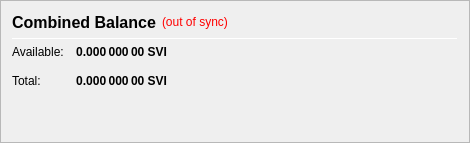
                   <widget class="QFrame" name="frame_CombinedBalances">
                    <property name="minimumSize">
                     <size>
                      <width>470</width>
                      <height>0</height>
                     </size>
                    </property>
                    <property name="frameShape">
                     <enum>QFrame::StyledPanel</enum>
                    </property>
                    <property name="frameShadow">
                     <enum>QFrame::Raised</enum>
                    </property>
                    <layout class="QVBoxLayout" name="verticalLayout_5">
                     <item>
                      <layout class="QHBoxLayout" name="horizontalLayout_5" stretch="0,0,0">
                       <item>
                        <widget class="QLabel" name="label_5z">
                         <property name="minimumSize">
                          <size>
                           <width>0</width>
                           <height>20</height>
                          </size>
                         </property>
                         <property name="font">
                          <font>
                           <pointsize>12</pointsize>
                           <weight>75</weight>
                           <bold>true</bold>
                          </font>
                         </property>
                         <property name="toolTip">
                          <string>Combined Balance (including unconfirmed and immature coins)</string>
                         </property>
                         <property name="text">
                          <string>Combined Balance</string>
                         </property>
                        </widget>
                       </item>
                       <item>
                        <widget class="QLabel" name="labelWalletStatus">
                         <property name="cursor">
                          <cursorShape>WhatsThisCursor</cursorShape>
                         </property>
                         <property name="toolTip">
                          <string>The displayed information may be out of date. Your wallet automatically synchronizes with the Saving network after a connection is established, but this process has not completed yet.</string>
                         </property>
                         <property name="styleSheet">
                          <string notr="true">QLabel { color: red; }</string>
                         </property>
                         <property name="text">
                          <string notr="true">(out of sync)</string>
                         </property>
                         <property name="alignment">
                          <set>Qt::AlignLeading|Qt::AlignLeft|Qt::AlignVCenter</set>
                         </property>
                        </widget>
                       </item>
                       <item>
                        <spacer name="horizontalSpacer_1">
                         <property name="orientation">
                          <enum>Qt::Horizontal</enum>
                         </property>
                         <property name="sizeHint" stdset="0">
                          <size>
                           <width>40</width>
                           <height>20</height>
                          </size>
                         </property>
                        </spacer>
                       </item>
                      </layout>
                     </item>
                     <item>
                      <widget class="Line" name="line_CombinedBalance">
                       <property name="minimumSize">
                        <size>
                         <width>0</width>
                         <height>1</height>
                        </size>
                       </property>
                       <property name="maximumSize">
                        <size>
                         <width>16777215</width>
                         <height>1</height>
                        </size>
                       </property>
                       <property name="orientation">
                        <enum>Qt::Horizontal</enum>
                       </property>
                      </widget>
                     </item>
                     <item>
                      <layout class="QGridLayout" name="gridLayout_3">
                       <property name="spacing">
                        <number>12</number>
                       </property>
                       <item row="1" column="0">
                        <widget class="QLabel" name="labelBalanceTextz">
                         <property name="text">
                          <string>Available:</string>
                         </property>
                        </widget>
                       </item>
                       <item row="1" column="1">
                        <widget class="QLabel" name="labelBalancez">
                         <property name="font">
                          <font>
                           <weight>75</weight>
                           <bold>true</bold>
                          </font>
                         </property>
                         <property name="cursor">
                          <cursorShape>IBeamCursor</cursorShape>
                         </property>
                         <property name="toolTip">
                          <string>Your current spendable balance</string>
                         </property>
                         <property name="text">
                          <string notr="true">0.000 000 00 SVI</string>
                         </property>
                         <property name="alignment">
                          <set>Qt::AlignRight|Qt::AlignTrailing|Qt::AlignVCenter</set>
                         </property>
                         <property name="textInteractionFlags">
                          <set>Qt::LinksAccessibleByMouse|Qt::TextSelectableByKeyboard|Qt::TextSelectableByMouse</set>
                         </property>
                        </widget>
                       </item>
                       <item row="2" column="0">
                        <widget class="QLabel" name="labelTotalTextz">
                         <property name="text">
                          <string>Total:</string>
                         </property>
                        </widget>
                       </item>
                       <item row="2" column="1">
                        <widget class="QLabel" name="labelTotalz">
                         <property name="font">
                          <font>
                           <weight>75</weight>
                           <bold>true</bold>
                          </font>
                         </property>
                         <property name="cursor">
                          <cursorShape>IBeamCursor</cursorShape>
                         </property>
                         <property name="toolTip">
                          <string>Total Balance, including all unavailable coins.</string>
                         </property>
                         <property name="text">
                          <string notr="true">0.000 000 00 SVI</string>
                         </property>
                         <property name="alignment">
                          <set>Qt::AlignRight|Qt::AlignTrailing|Qt::AlignVCenter</set>
                         </property>
                         <property name="textInteractionFlags">
                          <set>Qt::LinksAccessibleByMouse|Qt::TextSelectableByKeyboard|Qt::TextSelectableByMouse</set>
                         </property>
                        </widget>
                       </item>
                       <item row="2" column="3">
                        <spacer name="horizontalSpacer_2">
                         <property name="orientation">
                          <enum>Qt::Horizontal</enum>
                         </property>
                         <property name="sizeHint" stdset="0">
                          <size>
                           <width>40</width>
                           <height>20</height>
                          </size>
                         </property>
                        </spacer>
                       </item>
                      </layout>
                     </item>
                     <item>
                      <spacer name="verticalSpacer_1">
                       <property name="orientation">
                        <enum>Qt::Vertical</enum>
                       </property>
                       <property name="sizeHint" stdset="0">
                        <size>
                         <width>20</width>
                         <height>40</height>
                        </size>
                       </property>
                      </spacer>
                     </item>
                    </layout>
                   </widget>
